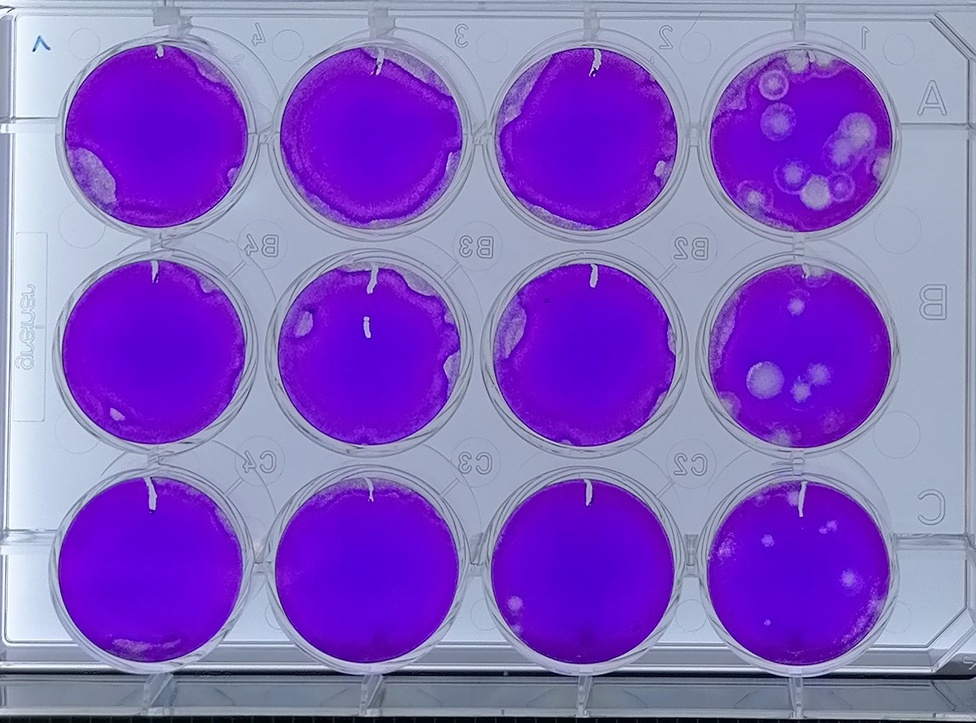
#> input picture test_data/PR8_Plate_1.jpg, 976 x 723 px, shrunk from 1279 x 948 before the run
$ python main.py
#> lines starting #> are read from the running program, lines starting #| are printed output that depends on the picture; after the words box and inside, x2 and y2 are one past the last pixel; in counts of white or black regions, pixels touching at a corner belong together
### crop_wells.py
import cv2
import numpy as np
import os

def crop_wells(file_path, plate_type, debug=False, save_files=True):
    # Extract plate name and number from file path
#> called with file_path = 'test_data/PR8_Plate_1.jpg', plate_type = 'PR8', debug = True, save_files = True
    base_name = os.path.splitext(os.path.basename(file_path))[0]  # e.g. Plate_1
    plate_number = ''.join(filter(str.isdigit, base_name))        # "1", "7", etc.
    plate_name = base_name.lower()                                # "plate_1"

    # Debug file path
    debug_path = f"{plate_name}_detected_debug.jpg"

    # New directory structure:
    # cropped_wells/{plate_type}/plate_x/
    base_dir = "cropped_wells"
    type_dir = os.path.join(base_dir, plate_type)
    output_dir = os.path.join(type_dir, plate_name)

    # Ensure directories exist
    os.makedirs(base_dir, exist_ok=True)
    os.makedirs(type_dir, exist_ok=True)
    if save_files:
        os.makedirs(output_dir, exist_ok=True)

    # Load and preprocess the image
    img = cv2.imread(file_path)
#> img is the input picture: shape (723, 976, 3); mean B, G, R 193.2, 96.3, 133.2
    if img is None:
        raise ValueError(f"Image not found: {file_path}")

    gray = cv2.cvtColor(img, cv2.COLOR_BGR2GRAY)
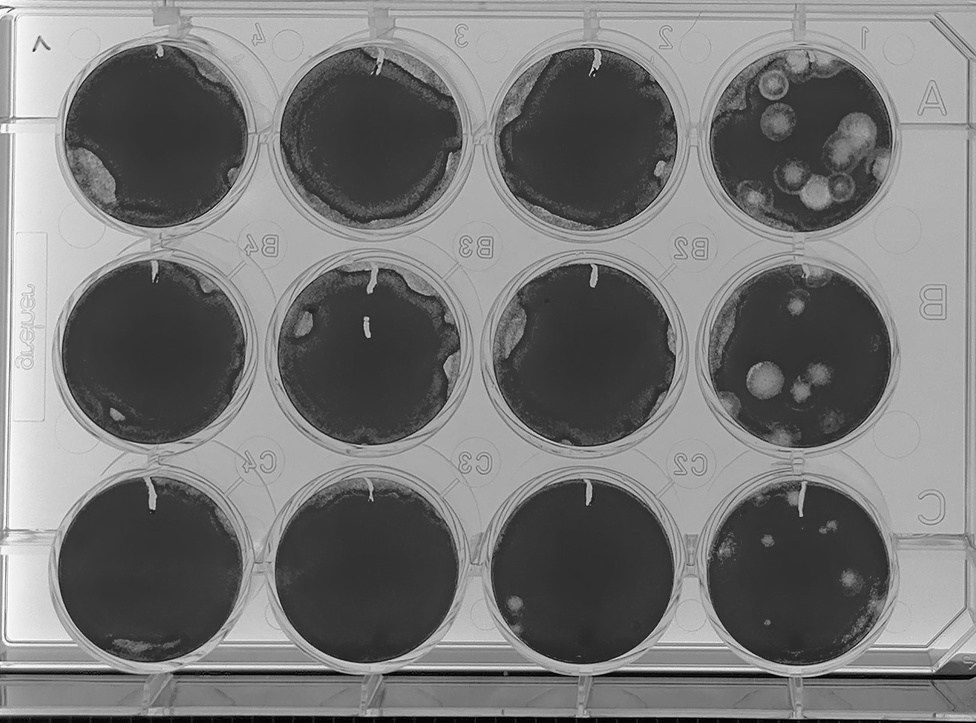
#> gray: shape (723, 976); min 1, max 254, mean 118.3
    gray = cv2.GaussianBlur(gray, (9, 9), 2)
    gray = cv2.equalizeHist(gray)
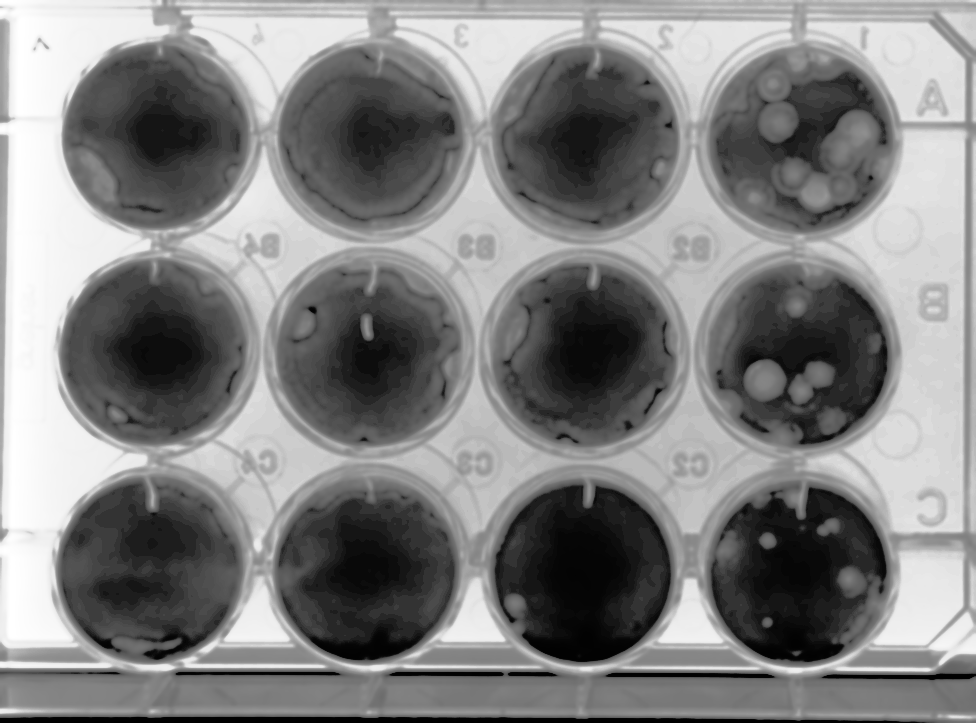
#> gray: shape (723, 976); min 0, max 255, mean 129.4

    # Base parameters for Hough Circles
    params = dict(
        dp=1.2,
        minDist=150,
        param1=100,
        param2=60,
        minRadius=130,
        maxRadius=160
    )

    # Try to find exactly 12 wells by tuning param2
    best_circles = None
    for p in range(60, 90, 5):
        params["param2"] = p
        circles = cv2.HoughCircles(gray, cv2.HOUGH_GRADIENT, **params)
        if circles is not None and len(circles[0]) == 12:
            best_circles = np.around(circles[0, :]).astype(int)
            print(f"Found exactly 12 circles with param2={p}")
            break
#> after the loop, params = {'dp': 1.2, 'minDist': 150, 'param1': 100, 'param2': 85, 'minRadius': 130, 'maxRadius': 160}

    # If not found, use closest result
    if best_circles is None:
        print("Did not find exactly 12 circles. Using the closest result.")
        best_diff = float("inf")
        best_p = None

        for p in range(40, 100, 5):
            params["param2"] = p
            circles = cv2.HoughCircles(gray, cv2.HOUGH_GRADIENT, **params)
            if circles is not None:
                diff = abs(len(circles[0]) - 12)
                if diff < best_diff:
                    best_diff = diff
                    best_circles = np.around(circles[0, :]).astype(int)
                    best_p = p
#> this loop made 12 passes
#> (diff, best_diff, best_circles) on pass 1: (9, 9, [[343, 161, 151], [407, 535, 149], [835, 161, 141]])
#> after the loop, best_diff = 9; best_p = 40; params = {'dp': 1.2, 'minDist': 150, 'param1': 100, 'param2': 95, 'minRadius': 130, 'maxRadius': 160}

        if best_circles is not None:
            print(f"Using {len(best_circles)} circles (param2={best_p})")
#| Using 3 circles (param2=40)
        else:
            raise RuntimeError("No circles detected.")

    # Group circles into rows using Y coordinate
    best_circles = sorted(best_circles, key=lambda c: c[1])
#> best_circles = [[343, 161, 151], [835, 161, 141], [407, 535, 149]]
    ys = [c[1] for c in best_circles]
#> ys = [161, 161, 535]
    row_threshold = np.std(ys) * 0.5
#> row_threshold = 88.15

    rows = []
    current_row = [best_circles[0]]
#> current_row = [[343, 161, 151]]

    for c in best_circles[1:]:
        if abs(c[1] - np.mean([cc[1] for cc in current_row])) < row_threshold:
            current_row.append(c)
        else:
            rows.append(current_row)
            current_row = [c]
#> this loop made 2 passes
#> after the loop, rows = [[[343, 161, 151], [835, 161, 141]]]
    rows.append(current_row)

    # Sort left→right then reverse (A1 on the right)
    rows = [list(reversed(sorted(row, key=lambda c: c[0]))) for row in rows]
#> rows = [[[835, 161, 141], [343, 161, 151]], [[407, 535, 149]]]

    # Label wells A1–C4
    row_labels = ["A", "B", "C"]
    labels = []
    for row_idx, row in enumerate(rows):
        for col_idx, c in enumerate(row):
            label = f"{row_labels[row_idx]}{col_idx + 1}"
            labels.append((label, c))
#> this loop made 2 passes
#> (row_idx, row) on passes 1 to 2: (0, [[835, 161, 141], [343, 161, 151]]), (1, [[407, 535, 149]])
#> after the loop, labels = [('A1', [835, 161, 141]), ('A2', [343, 161, 151]), ('B1', [407, 535, 149])]

    # Save debug image if required
    if debug:
        debug_img = img.copy()
        for label, (x, y, r) in labels:
            cv2.circle(debug_img, (x, y), r, (0, 255, 0), 3)
            cv2.circle(debug_img, (x, y), 2, (0, 0, 255), 3)
            cv2.putText(debug_img, label, (x - 30, y - r - 10),
                        cv2.FONT_HERSHEY_SIMPLEX, 1.0, (0, 255, 255), 2)
#> this loop made 3 passes
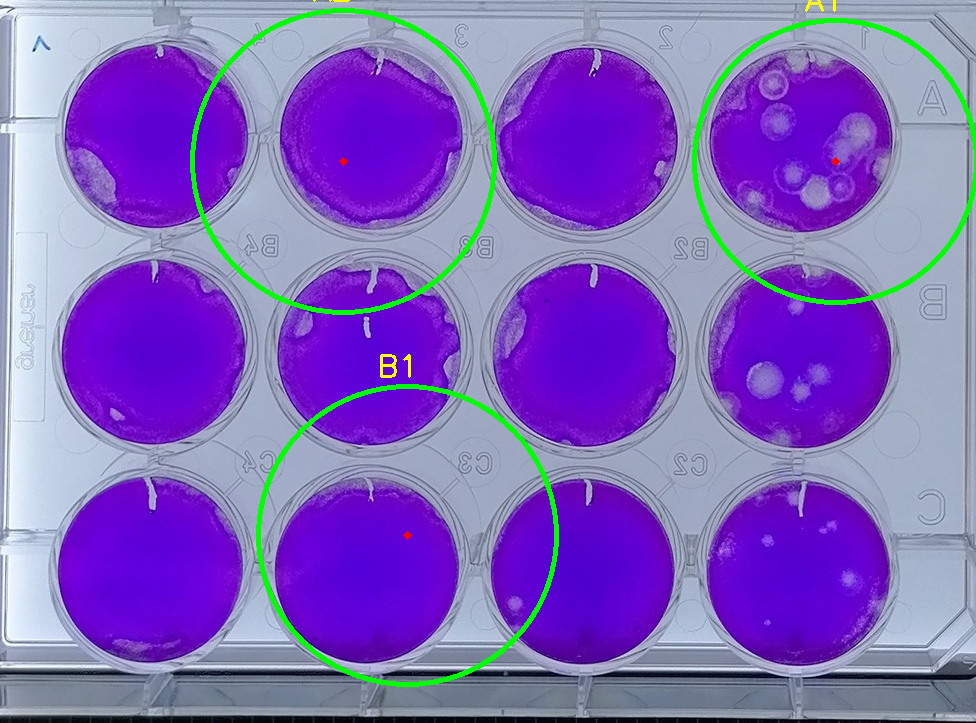
#> debug_img: shape (723, 976, 3); 2.04% of pixels changed, all inside (x1, y1, x2, y2) = (190, 0, 976, 687)
        cv2.imwrite(debug_path, debug_img)
        print(f"Saved debug image as {debug_path}")

    # Save cropped wells if enabled
    if save_files:
        for label, (x, y, r) in labels:
            x1, y1 = max(0, x - r), max(0, y - r)
            x2, y2 = min(img.shape[1], x + r), min(img.shape[0], y + r)
            crop = img[y1:y2, x1:x2]

            file_label = f"{plate_type}_plate{plate_number}_{label}.jpg"
            save_path = os.path.join(output_dir, file_label)
            cv2.imwrite(save_path, crop)
#> this loop made 3 passes
#> (label, x, y, r, x1, y1, x2, y2) on passes 1 to 3: ('A1', 835, 161, 141, 694, 20, 976, 302), ('A2', 343, 161, 151, 192, 10, 494, 312), ('B1', 407, 535, 149, 258, 386, 556, 684)
#> pass 1, in crop_wells, `crop = img[y1:y2, x1:x2]`:
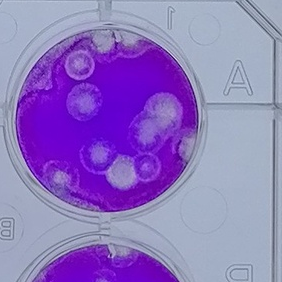
#> crop: shape (282, 282, 3); mean B, G, R 191.8, 118, 143.9
#> pass 2, in crop_wells, `crop = img[y1:y2, x1:x2]`:
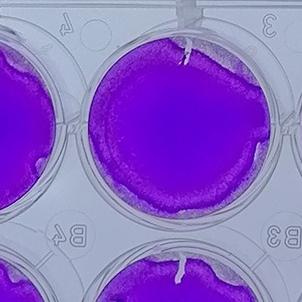
#> crop: shape (302, 302, 3); mean B, G, R 197.3, 104.7, 140.6
#> pass 3, in crop_wells, `crop = img[y1:y2, x1:x2]`:
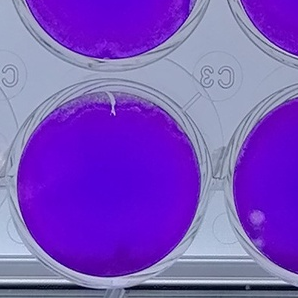
#> crop: shape (298, 298, 3); mean B, G, R 192.3, 80.2, 123.8

        print(f"All cropped wells saved in {output_dir}/")
#| All cropped wells saved in cropped_wells/PR8/pr8_plate_1/

    return labels

### main.py
from crop_wells import crop_wells
import cv2

def main():
    file_path = "test_data/PR8_Plate_1.jpg"
    plate_type = "PR8"

    # Run the cropping function and receive the dict of images
    cropped = crop_wells(
        file_path=file_path,
        plate_type=plate_type,
        debug=True,
        save_files=True
    )
#> cropped has the same summary as labels in crop_wells

if __name__ == "__main__":
    main()
